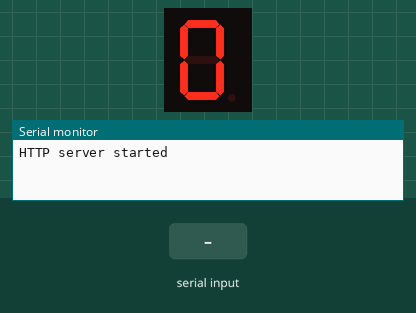
Simulated run of this sketch. Board: ESP32. Parts: 1-digit seven-segment display, the last lines printed to the serial monitor. Wiring (inferred from the names in the program): 1-digit 7-segment display, segments lit when HIGH: segments GPIO 23, GPIO 22, GPIO 21, GPIO 19, GPIO 18, GPIO 5, GPIO 4. The inputs (shaded band) are chosen by the test bench. The segment pins are drawn as the display they are named for.

Above: at 1.3 s.
1.4 s: "1" received over Serial
At 2.6 s:
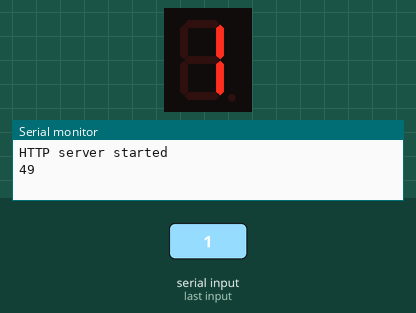
2.9 s: "2" received over the second serial link
At 4.0 s:
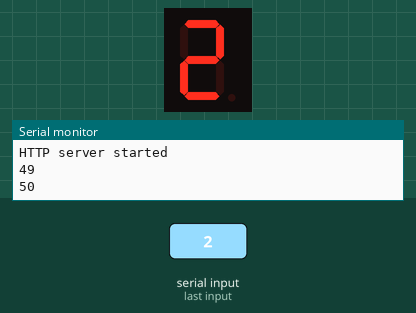
Timing chart, 0 to 5.9 s (numbered marks = the images above; inputs shaded):
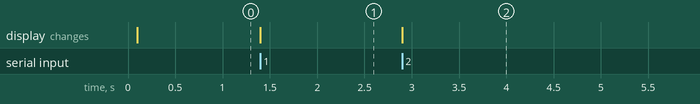

The sketch:

Codigo_ESP32.ino
```cpp
#define A 23
#define B 22
#define C 21
#define D 19
#define E 18
#define F 5
#define G 4
#include <WiFi.h>
#include <WebServer.h>

/* Put your SSID & Password */
const char* ssid = "ESP32";  // Enter SSID here
const char* password = "12345678";  //Enter Password here

//Variables y Constantes para el display
const int segmentPins[] = {A, B, C, D, E, F, G};
int number = 0;
int intNum = 0;
int intNum1 = 0;
int p1 = 0;
int p2 = 0;
int p3 = 0;
int p4 = 0;
int p5 = 0;
int p6 = 0;
int p7 = 0;
int p8 = 0;

/* Put IP Address details */
IPAddress local_ip(192,168,1,1);
IPAddress gateway(192,168,1,1);
IPAddress subnet(255,255,255,0);

WebServer server(80);

int parqueos = 0;


void setup() {
  // put your setup code here, to run once:
  Serial.begin(115200); //Iniciar comunicación serial para ver en la terminal
  Serial2.begin(115200); //Habilitar el UART1 y cambiar los pins

  //Pines del Display
  pinMode(A,OUTPUT);
  pinMode(B,OUTPUT);
  pinMode(C,OUTPUT);
  pinMode(D,OUTPUT);
  pinMode(E,OUTPUT);
  pinMode(F,OUTPUT);
  pinMode(G,OUTPUT);


  WiFi.softAP(ssid, password);
  WiFi.softAPConfig(local_ip, gateway, subnet);
  delay(100);

  server.on("/", handle_OnConnect);

  server.onNotFound(handle_NotFound);

  server.begin();
  Serial.println("HTTP server started");

}

void displayNumber(int number) {
  // Define el patrón de segmentos para cada número del 0 al 9
  const byte digitPatterns[] = {
    0b00111111,  // 0
    0b00000110,  // 1
    0b01011011,  // 2
    0b01001111,  // 3
    0b01100110,  // 4
    0b01101101,  // 5
    0b01111101,  // 6
    0b00000111,  // 7
    0b01111111,  // 8
    0b01101111};   // 9
  if (number >= 0 && number <= 9) {
    for (int i = 0; i < 7; i++) {
      digitalWrite(segmentPins[i], bitRead(digitPatterns[number], i));
    }
  }
}

void loop() {
    if (Serial2.available()) {
        intNum = Serial2.read(); // Lee los datos hasta encontrar un salto de línea
        Serial.println(intNum); // Imprime el valor entero obtenido desde los datos recibidos por el puerto seria
    }
    if (Serial.available()) {
        intNum1 = Serial.read(); // Lee los datos hasta encontrar un salto de línea
        Serial.println(intNum1); // Imprime el valor entero obtenido desde los datos recibidos por el puerto seria
    }

    if(intNum & 0b00000001){
      p5 = 1;}
    else{p5 = 0;}

    if(intNum & 0b00000010){
      p6 = 1;}
    else{p6 = 0;}

    if(intNum & 0b00000100){
      p7 = 1;}
    else{p7 = 0;}

    if(intNum & 0b00001000){
      p8 = 1;}
    else{p8 = 0;}

    if(intNum1 & 0b00000001){
      p1 = 1;}
    else{p1 = 0;}

    if(intNum1 & 0b00000010){
      p2 = 1;}
    else{p2 = 0;}

    if(intNum1 & 0b00000100){
      p3 = 1;}
    else{p3 = 0;}

    if(intNum1 & 0b00001000){
      p4 = 1;}
    else{p4 = 0;}

    parqueos= p1+p2+p3+p4+p5+p6+p7+p8;

    displayNumber(parqueos);
    //Programa de HTML
    server.handleClient();
    handle_OnConnect();
}

void handle_OnConnect() {
  server.send(200, "text/html", SendHTML());
}

void handle_NotFound(){
  server.send(404, "text/plain", "Not found");
}

String SendHTML(){

  String ptr = "<!DOCTYPE html> <html>\n";
  ptr += "<html>\n";
  ptr += "<head>\n";
  ptr += "<meta name=viewport content=\"width=device-width, initial-scale=1.0, user-scalable=no\">\n";
  ptr += "<link rel=stylesheet href=https://stackpath.bootstrapcdn.com/bootstrap/4.5.0/css/bootstrap.min.css integrity=sha384-9aIt2nRpC12Uk9gS9baDl411NQApFmC26EwAOH8WgZl5MYYxFfc+NcPb1dKGj7Sk crossorigin=anonymous>\n";
  ptr += "<title>LED Control</title>\n";
  ptr += "<style>html{font-family:Helvetica;display:inline-block;margin:0 auto;text-align:center}body{margin-top:50px}h1{color:#add8e6;margin:50px auto 30px}h3{color:#d3d3d3;margin-bottom:50px}.button{display:block;width:40px;background-color:#191970;border:0;color:white;padding:10px 520px;text-decoration:none;font-size:25px;margin:0 auto 35px;cursor:pointer;border-radius:4px}.button-on{background-color:#ff4500}.button-on:active{background-color:#f00}.button-off{background-color:#f00}.button-off:active{background-color:#ff4500}p{font-size:14px;color:#888;margin-bottom:10px}</style>\n";
  ptr += "<script>function autoRefresh(){window.location=window.location.href}setInterval(autoRefresh,1000);</script>\n";
  ptr += "</head>\n";
  ptr += "<body>\n";
  ptr += "<h1 style=\"border:2px solid Tomato\"> ------------------------ &#128664 Estado Parqueomatic &#128664 ------------------------ </h1>\n";
  ptr += "<br>\n";
  /*
  ptr += "<img src=img_car.jpg alt=Bienvenido width=100 height=100>\n";
  ptr += "<img src=img_car.jpg alt=Bienvenido width=100 height=100>\n";
  ptr += "<img src=img_car.jpg alt=Bienvenido width=100 height=100>\n";
  ptr += "<img src=img_car.jpg alt=Bienvenido width=100 height=100>\n";
  ptr += "<img src=img_car.jpg alt=Bienvenido width=100 height=100>\n";
  ptr += "<img src=img_car.jpg alt=Bienvenido width=100 height=100>\n";
  ptr += "<img src=img_car.jpg alt=Bienvenido width=100 height=100>\n";
  ptr += "<img src=img_car.jpg alt=Bienvenido width=100 height=100>\n";
  ptr += "<img src=img_car.jpg alt=Bienvenido width=100 height=100>\n";
  ptr += "<img src=img_car.jpg alt=Bienvenido width=100 height=100>\n";
  ptr += "<img src=img_car.jpg alt=Bienvenido width=100 height=100>\n";
  ptr += "<img src=img_car.jpg alt=Bienvenido width=100 height=100>\n";
  ptr += "<img src=img_car.jpg alt=Bienvenido width=100 height=100>\n";
  ptr += "<a class=\"button button-off\" href=led1off>Actualizar</a>\n";*/
  ptr += "<progress value=50 max=100></progress>\n";
  ptr += "<br>\n";
  ptr += "<table class=table>\n";
  ptr += "<thead class=table-primary>\n";
  ptr += "<tr>\n";
  ptr += "<th scope=col>&#128129 # Parqueo &#128129</th>\n";
  ptr += "<th scope=col>&#128678 Disponibilidad &#128678</th>\n";
  ptr += "</tr>\n";
  ptr += "</thead>\n";
  ptr += "<tbody>\n";
  if(p1 == 1){
  ptr += "<tr class=table-danger>\n";
  ptr += "<th scope=row>---1---</th>\n";
  ptr += "<td>Ocupado &#9940</td>\n";
  }
  else{
  ptr += "<tr class=table-info>\n";
  ptr += "<th scope=row>---1---</th>\n";
  ptr += "<td>Disponible &#128588</td>\n";}

  ptr += "</tr>\n";
  if(p2 == 1){
  ptr += "<tr class=table-danger>\n";
  ptr += "<th scope=row>---2---</th>\n";
  ptr += "<td>Ocupado &#9940</td>\n";
  }
  else{
  ptr += "<tr class=table-info>\n";
  ptr += "<th scope=row>---2---</th>\n";
  ptr += "<td>Disponible &#128588</td>\n";}

  ptr += "</tr>\n";

  if(p3 == 1){
  ptr += "<tr class=table-danger>\n";
  ptr += "<th scope=row>---3---</th>\n";
  ptr += "<td>Ocupado &#9940</td>\n";
  }
  else{
   ptr += "<tr class=table-info>\n";
  ptr += "<th scope=row>---3---</th>\n";
  ptr += "<td>Disponible &#128588</td>\n";}

  ptr += "</tr>\n";

  if(p4 == 1){
  ptr += "<tr class=table-danger>\n";
  ptr += "<th scope=row>---4---</th>\n";
  ptr += "<td>Ocupado &#9940</td>\n";
  }
  else{
  ptr += "<tr class=table-info>\n";
  ptr += "<th scope=row>---4---</th>\n";
  ptr += "<td>Disponible &#128588</td>\n";}

  ptr += "</tr>\n";

  if(p5 == 1){
  ptr += "<tr class=table-danger>\n";
  ptr += "<th scope=row>---5---</th>\n";
  ptr += "<td>Ocupado &#9940</td>\n";
  }
  else{
  ptr += "<tr class=table-info>\n";
  ptr += "<th scope=row>---5---</th>\n";
  ptr += "<td>Disponible &#128588</td>\n";}

  ptr += "</tr>\n";

  if(p6 == 1){
  ptr += "<tr class=table-danger>\n";
  ptr += "<th scope=row>---6---</th>\n";
  ptr += "<td>Ocupado &#9940</td>\n";
  }
  else{
  ptr += "<tr class=table-info>\n";
  ptr += "<th scope=row>---6---</th>\n";
  ptr += "<td>Disponible &#128588</td>\n";}

  ptr += "</tr>\n";

  if(p7 == 1){
  ptr += "<tr class=table-danger>\n";
  ptr += "<th scope=row>---7---</th>\n";
  ptr += "<td>Ocupado &#9940</td>\n";
  }
  else{
  ptr += "<tr class=table-info>\n";
  ptr += "<th scope=row>---7---</th>\n";
  ptr += "<td>Disponible &#128588</td>\n";}

  ptr += "</tr>\n";

  if(p8 == 1){
  ptr += "<tr class=table-danger>\n";
  ptr += "<th scope=row>---8---</th>\n";
  ptr += "<td>Ocupado &#9940</td>\n";
  }
  else{
  ptr += "<tr class=table-info>\n";
  ptr += "<th scope=row>---8---</th>\n";
  ptr += "<td>Disponible &#128588</td>\n";}

  ptr += "</tr>\n";
  ptr += "</tbody>\n";
  ptr += "</table>\n";
  ptr += "<script src=https://code.jquery.com/jquery-3.5.1.slim.min.js integrity=sha384-DfXdz2htPH0lsSSs5nCTpuj/zy4C+OGpamoFVy38MVBnE+IbbVYUew+OrCXaRkfj crossorigin=anonymous></script>\n";
  ptr += "<script src=https://cdn.jsdelivr.net/npm/popper.js@1.16.0/dist/umd/popper.min.js integrity=sha384-Q6E9RHvbIyZFJoft+2mJbHaEWldlvI9IOYy5n3zV9zzTtmI3UksdQRVvoxMfooAo crossorigin=anonymous></script>\n";
  ptr += "<script src=https://stackpath.bootstrapcdn.com/bootstrap/4.5.0/js/bootstrap.min.js integrity=sha384-OgVRvuATP1z7JjHLkuOU7Xw704+h835Lr+6QL9UvYjZE3Ipu6Tp75j7Bh/kR0JKI crossorigin=anonymous></script>\n";
  ptr += "</body>\n";
  ptr += "</html>";
  return ptr;
}
```

Measured:
- after the input at 1.4 s, the display: changes at once (image 1)
- after the input at 2.9 s, the display: changes at once (image 2)
